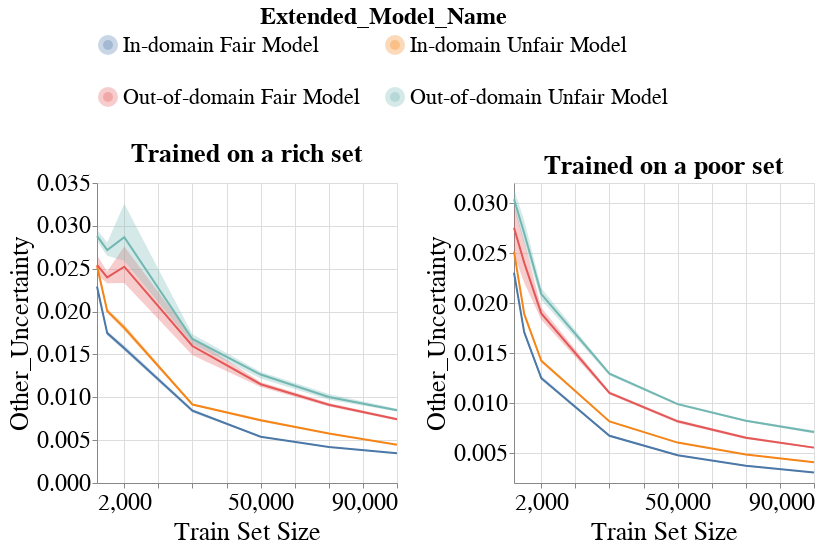

Here is the notebook cell this chart was saved with:
### Code cell
create_group_metric_line_bands_per_dataset_plot(metrics_per_exp_dct=metrics_per_exp_dct,
                                                experiment_names=EXPERIMENT_NAMES,
                                                model_name=MODEL_NAMES[0],
                                                metric_type='subgroup',
                                                metric_name='Other_Uncertainty',
                                                group_name='overall',
                                                with_band=True)

### Figure 1 — Vega-Lite specification as saved in the notebook (floating-point values rounded to 4 significant figures; data arrays with more than 128 entries replaced by an {"elided": "..."} marker saying what was removed)
{"config": {"view": {"continuousWidth": 400, "continuousHeight": 300}, "axis": {"labelFontSize": 24, "labelFontWeight": "normal", "titleFontSize": 26, "titleFontWeight": "normal"}, "legend": {"columns": 2, "direction": "horizontal", "labelFontSize": 22, "labelLimit": 400, "orient": "top", "symbolStrokeWidth": 10, "titleAnchor": "middle", "titleFontSize": 24, "titleLimit": 300}, "title": {"fontSize": 22}}, "vconcat": [{"hconcat": [{"layer": [{"mark": {"type": "errorband", "extent": "ci"}, "encoding": {"color": {"field": "Extended_Model_Name", "type": "nominal"}, "x": {"axis": {"labelExpr": "(datum.value == 5000) || (datum.value == 10000) ? '2,000' : datum.label"}, "field": "Train_Set_Size", "scale": {"nice": false}, "title": "Train Set Size", "type": "quantitative"}, "y": {"field": "Metric_Value", "scale": {"zero": false}, "title": "Other_Uncertainty", "type": "quantitative"}}}, {"mark": "line", "encoding": {"color": {"field": "Extended_Model_Name", "type": "nominal"}, "x": {"axis": {"labelExpr": "(datum.value == 5000) || (datum.value == 10000) ? '2,000' : datum.label"}, "field": "Train_Set_Size", "scale": {"nice": false}, "title": "Train Set Size", "type": "quantitative"}, "y": {"aggregate": "mean", "field": "Metric_Value", "scale": {"zero": false}, "title": "Other_Uncertainty", "type": "quantitative"}}}], "height": 300, "title": {"text": "Trained on a rich set", "fontSize": 26}, "width": 300}, {"layer": [{"mark": {"type": "errorband", "extent": "ci"}, "encoding": {"color": {"field": "Extended_Model_Name", "type": "nominal"}, "x": {"axis": {"labelExpr": "(datum.value == 5000) || (datum.value == 10000) ? '2,000' : datum.label"}, "field": "Train_Set_Size", "scale": {"nice": false}, "title": "Train Set Size", "type": "quantitative"}, "y": {"field": "Metric_Value", "scale": {"zero": false}, "title": "Other_Uncertainty", "type": "quantitative"}}}, {"mark": "line", "encoding": {"color": {"field": "Extended_Model_Name", "type": "nominal"}, "x": {"axis": {"labelExpr": "(datum.value == 5000) || (datum.value == 10000) ? '2,000' : datum.label"}, "field": "Train_Set_Size", "scale": {"nice": false}, "title": "Train Set Size", "type": "quantitative"}, "y": {"aggregate": "mean", "field": "Metric_Value", "scale": {"zero": false}, "title": "Other_Uncertainty", "type": "quantitative"}}}], "data": {"name": "data-e5dc4a239cae910e2afc3d1285457412"}, "height": 300, "title": {"text": "Trained on a poor set", "fontSize": 26}, "width": 300}]}], "data": {"name": "data-222faca5413b3f4a0cd5bfabed0c0c98"}, "$schema": "https://vega.github.io/schema/vega-lite/v4.17.0.json", "datasets": {"data-222faca5413b3f4a0cd5bfabed0c0c98": {"elided": "168 records"}, "data-e5dc4a239cae910e2afc3d1285457412": {"elided": "168 records"}}}
